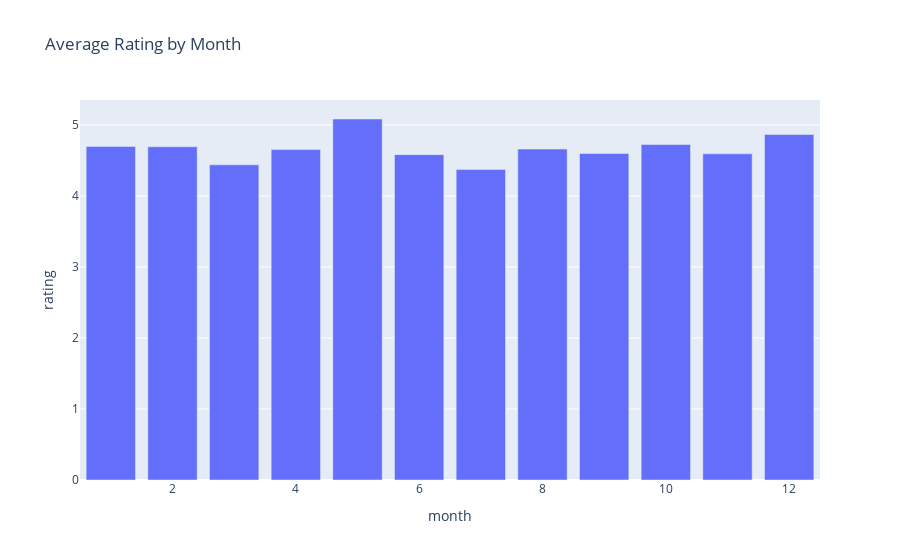

The notebook cell this image was saved under:
### Code cell
#months do not matter
fig = px.bar(
    monthly_avg,
    x='month',
    y='rating',
    title='Average Rating by Month'
)
fig.show()

### Figure 1 — Plotly figure (JSON) as saved in the notebook; plotly's stock layout.template omitted (floating-point values rounded to 4 significant figures)
{"data": [{"alignmentgroup": "True", "hovertemplate": "month=%{x}<br>rating=%{y}<extra></extra>", "legendgroup": "", "marker": {"color": "#636efa", "pattern": {"shape": ""}}, "name": "", "offsetgroup": "", "orientation": "v", "showlegend": false, "textposition": "auto", "type": "bar", "x": [1, 2, 3, 4, 5, 6, 7, 8, 9, 10, 11, 12], "xaxis": "x", "y": [4.697, 4.691, 4.437, 4.651, 5.082, 4.581, 4.373, 4.658, 4.596, 4.723, 4.592, 4.864], "yaxis": "y"}], "layout": {"barmode": "relative", "legend": {"tracegroupgap": 0}, "title": {"text": "Average Rating by Month"}, "xaxis": {"anchor": "y", "domain": [0, 1], "title": {"text": "month"}}, "yaxis": {"anchor": "x", "domain": [0, 1], "title": {"text": "rating"}}}}
